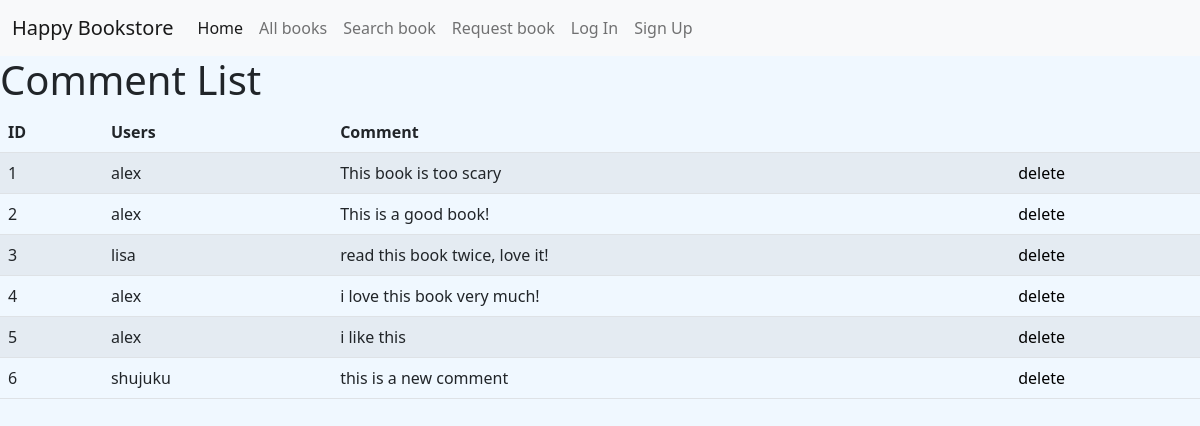
Page /comments/ on the committed database.
### comments/models.py (models this page shows, shortened)
class Comment(models.Model):
    user = models.ForeignKey(settings.AUTH_USER_MODEL, on_delete=models.CASCADE, default=1)
    bookID = models.ForeignKey('books.Book', on_delete=models.CASCADE)
    content = models.CharField(max_length=1000)
    publishedDate = models.DateField(auto_now_add=True)

### comments/views.py (the view)
# urls.py: path('', CommentListView.as_view(), name='comment-list'),
class CommentListView(ListView):
    template_name = 'comments/comment_list.html'
    queryset = Comment.objects.all() # <comments> / <modelname>_list.html

### comments/templates/comments/comment_list.html (shortened to what this page needs)
{% extends 'main/base.html' %}
{% block content %}
<h1>Comment List</h1>
<div class="list px-10">
    <table
      class="table table-color table-striped table-hover table-responsive"
    >
      <thead>
        <tr>
            <th scope="col">ID</th>
            <th scope="col">Users</th>
            <th scope="col">Comment</th>
            <th scope="col"></th>
        </tr>
      </thead>
      <tbody>
        {% for instance in object_list %}
        <tr>
            <td>{{ instance.pk }}</td>
            <td>{{ instance.user.username }}</td>
            <td>{{ instance.content }}</td>
            <td><a href="{% url 'comments:comment-delete' instance.id %}">delete</a></td>
        </tr>
        {% endfor %}
      </tbody>
    </table>
  </div>
{% endblock %}

### main/static/style.css (style rules this page uses)
body { background-color: aliceblue; }
* { box-sizing: border-box; }
a { text-decoration: none; }
.table a { color: black; display: block; }

### rows in the picture
Comment: pk "1", user.username "alex", content "This book is too scary"
Comment: pk "2", user.username "alex", content "This is a good book!"
Comment: pk "3", user.username "lisa", content "read this book twice, love it!"
Comment: pk "4", user.username "alex", content "i love this book very much!"
Comment: pk "5", user.username "alex", content "i like this"
Comment: pk "6", user.username "shujuku", content "this is a new comment"
